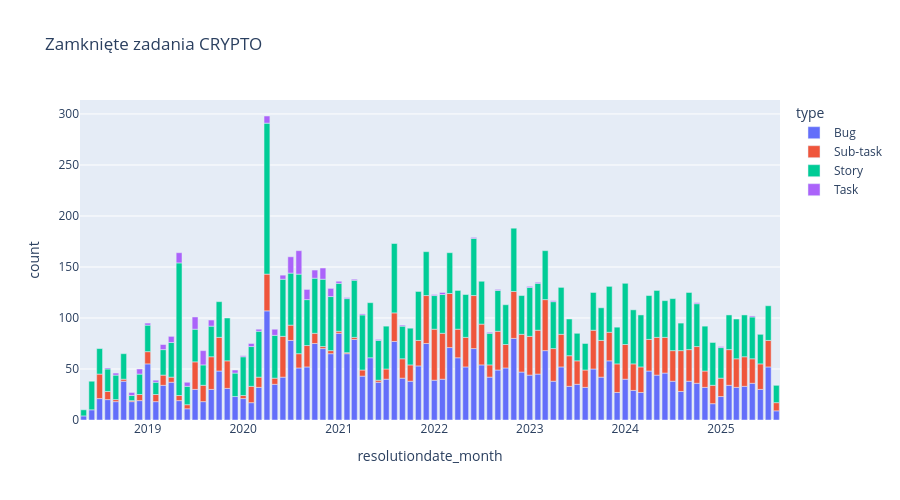

Source (notebook cell):
### Markdown cell above
# Ilość zamkniętych zadań miesięcznie

### Code cell
px.bar(
    issues_completed_by_month.where(f.col('project')=='CRYP').toPandas(),
    x='resolutiondate_month',
    y='count',
    color='type',
    title='Zamknięte zadania CRYPTO',
    height=500)
